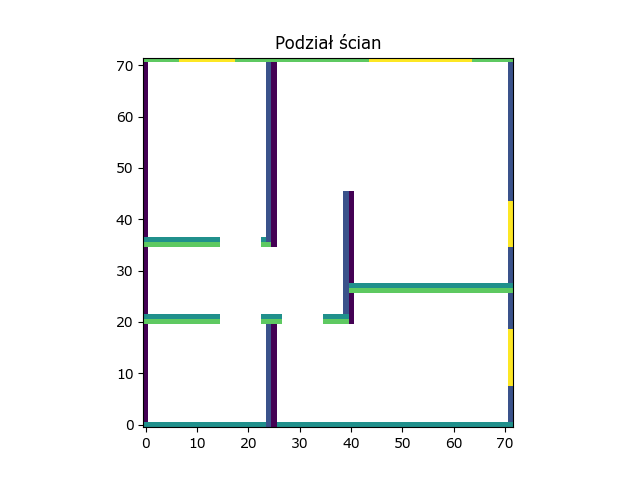

The Python source for this figure:
import matplotlib.pyplot as plt
import numpy as np

N=np.zeros((72,72))

#ściany zewnętrzne
N[:,0]=1
N[:,71]=2
N[0,:]=3
N[71,:]=4

N[0:22,24]=2
N[0:22,25]=1

N[20,0:15]=4
N[21,0:15]=3

N[35,0:15]=4
N[36,0:15]=3

N[35:71,24]=2
N[35:71,25]=1

N[35,23:25]=4
N[36,23:24]=3

N[20:46,39]=2
N[20:46,40]=1

N[26,40:]=4
N[27,40:]=3

N[20,23:27]=4
N[21,23:27]=3

N[20,35:40]=4
N[21,35:40]=3


#okna
N[8:19,71]=5
N[35:44,71]=5


N[71,44:64]=5
N[71,7:18]=5



for i in range (72):
    for j in range (72):
        if N[i,j]==0:
            N[i,j]=np.nan

plt.imshow(N,origin='lower')
plt.title("Podział ścian")
plt.show()
